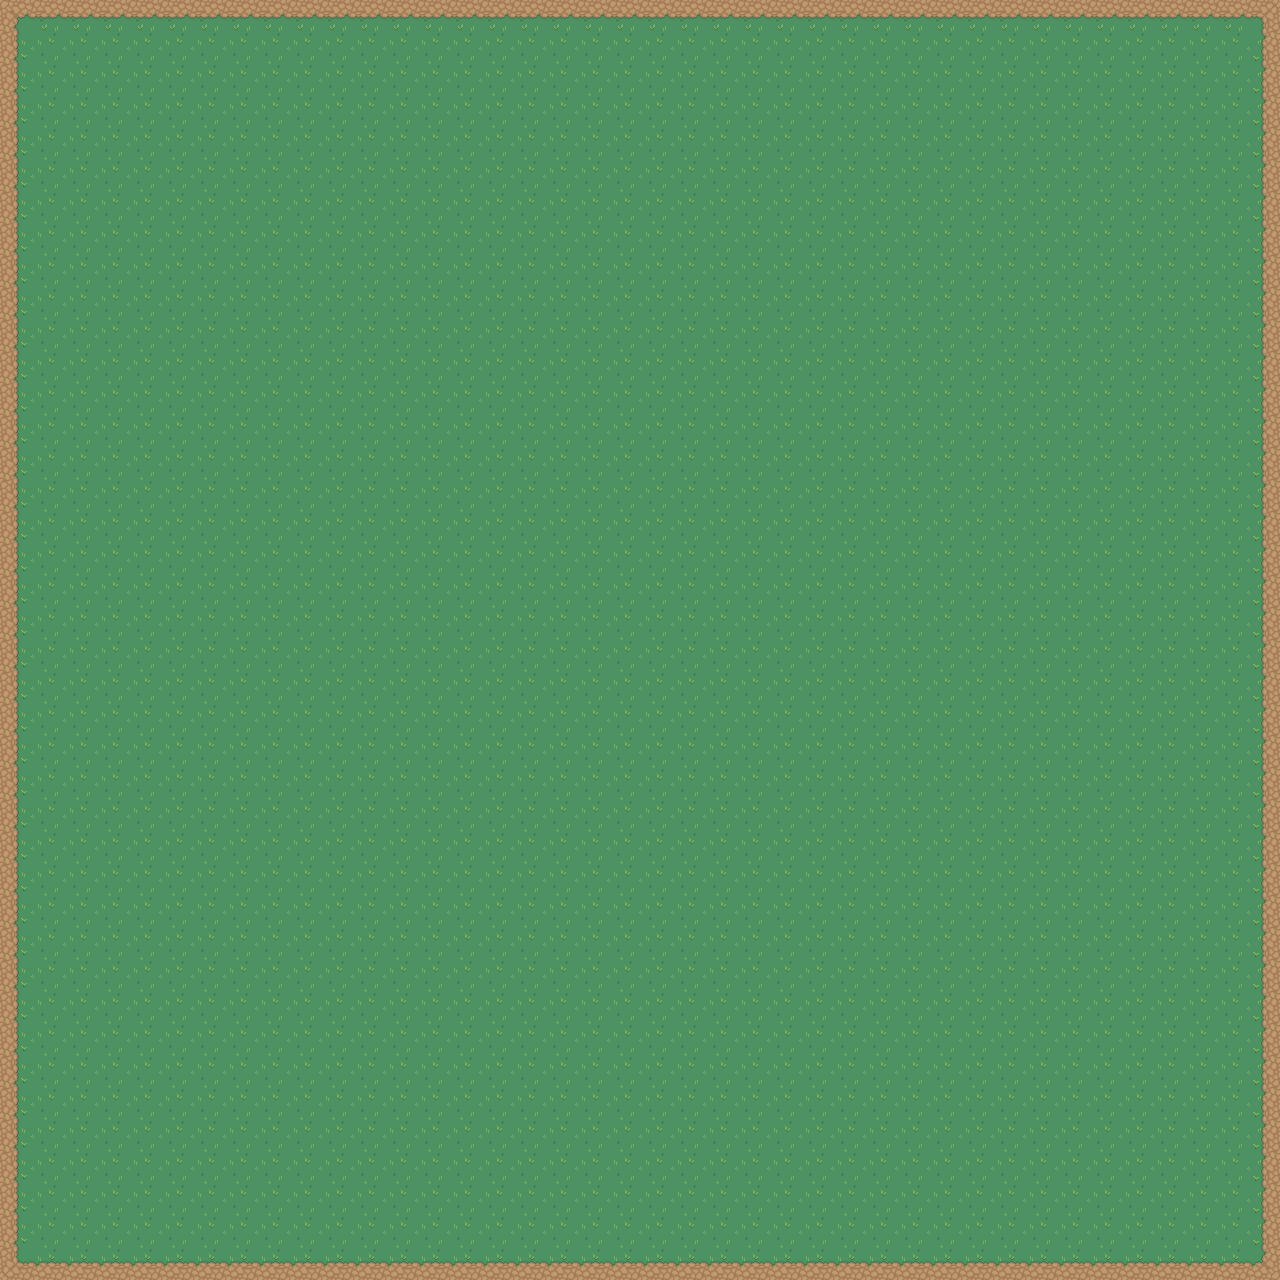

This game map was drawn from its Tiled (.tmx) file and the tilesets committed beside it. A one-line description and the trimmed map source follow:
An orthogonal 40x40 tile map with 32x32 px tiles, 5 tile layers (Tile Layer 1, Tile Layer 2, Tile Layer 3, Decor_below_player, ...), 4 tilesets and 1 object (nav).

<map version="1.2" tiledversion="1.2.3" orientation="orthogonal" renderorder="right-down" width="40" height="40" tilewidth="32" tileheight="32" infinite="0" nextlayerid="19" nextobjectid="2">
 <properties>
  <property name="2500" value="11,9" />
 </properties>
 <tileset firstgid="1" name="nature" tilewidth="32" tileheight="32" tilecount="180" columns="20">
  <image source="RPG_Nature_Tileset.png" width="641" height="288" />
 </tileset>
 <tileset firstgid="181" name="mountain_landscape" tilewidth="32" tileheight="32" tilecount="256" columns="16">
  <image source="mountain_landscape.png" width="512" height="512" />
 </tileset>
 <tileset firstgid="437" name="teleport_128" tilewidth="128" tileheight="64" tilecount="5" columns="1">
  <image source="teleport_128.png" width="128" height="320" />
 </tileset>
 <tileset firstgid="442" name="animated_tree" tilewidth="32" tileheight="32" spacing="1" margin="1" tilecount="6" columns="3">
  <image source="animated_tree.png" trans="ff00ff" width="100" height="85" />
 </tileset>
 <layer id="14" name="Tile Layer 1" width="40" height="40">
  <data>[1600 cells, 1600 non-empty, 9 distinct tile ids]</data>
 </layer>
 <layer id="15" name="Tile Layer 2" width="40" height="40">
  <data>[1600 cells, 0 non-empty, 0 distinct tile ids]</data>
 </layer>
 <layer id="16" name="Tile Layer 3" width="40" height="40">
  <data>[1600 cells, 0 non-empty, 0 distinct tile ids]</data>
 </layer>
 <layer id="17" name="Decor_below_player" width="40" height="40">
  <data>[1600 cells, 0 non-empty, 0 distinct tile ids]</data>
 </layer>
 <layer id="18" name="Decor_above_player" width="40" height="40">
  <data>[1600 cells, 0 non-empty, 0 distinct tile ids]</data>
 </layer>
 <objectgroup id="6" name="Interactive" />
 <objectgroup id="7" name="Decor_objects_above_player" />
 <objectgroup id="8" name="Walkable_areas">
  <object id="1" type="nav" x="32" y="32" width="1216" height="1216" />
 </objectgroup>
</map>
